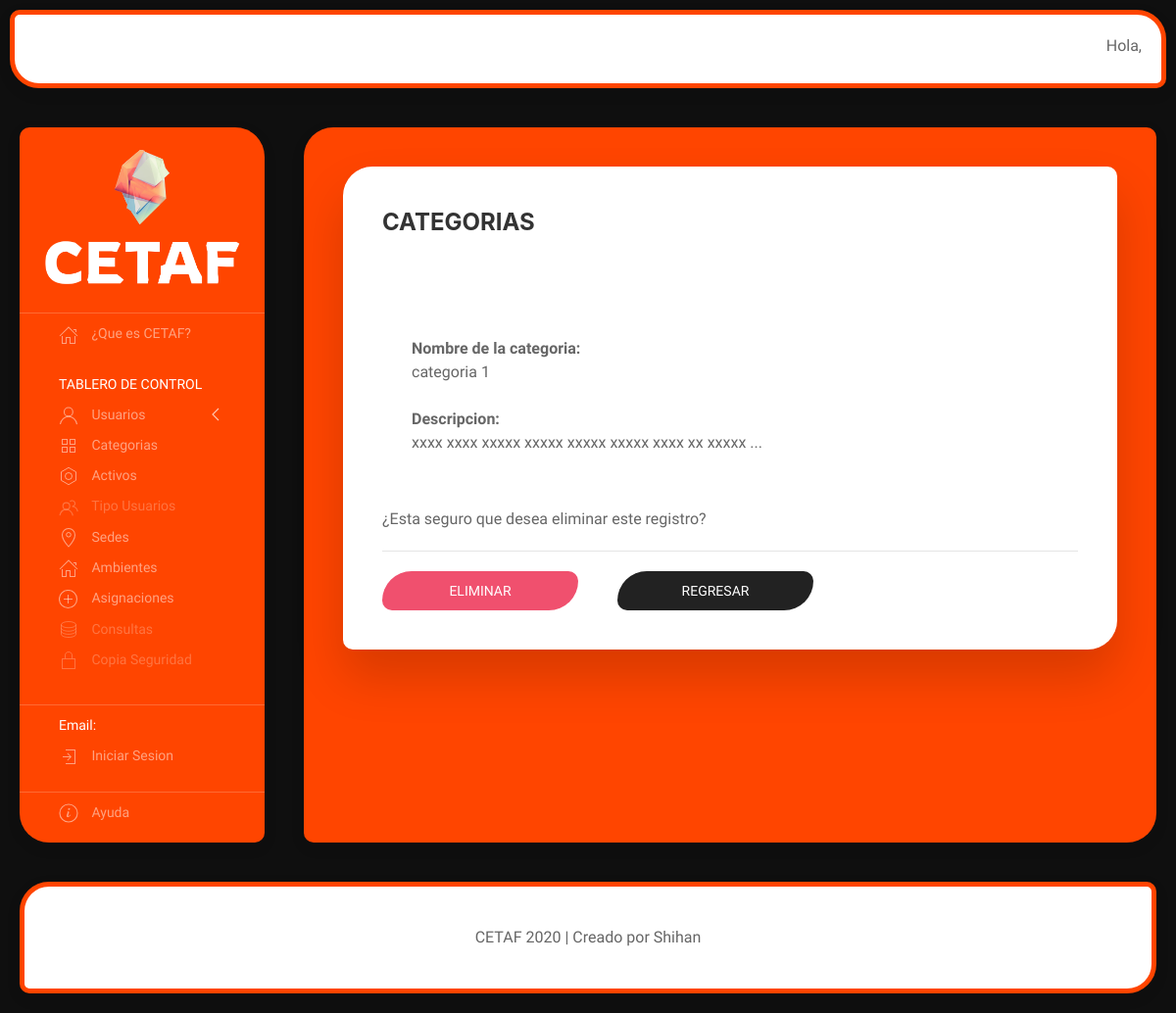
Page /categorias/1/borrar on the earlier database version.
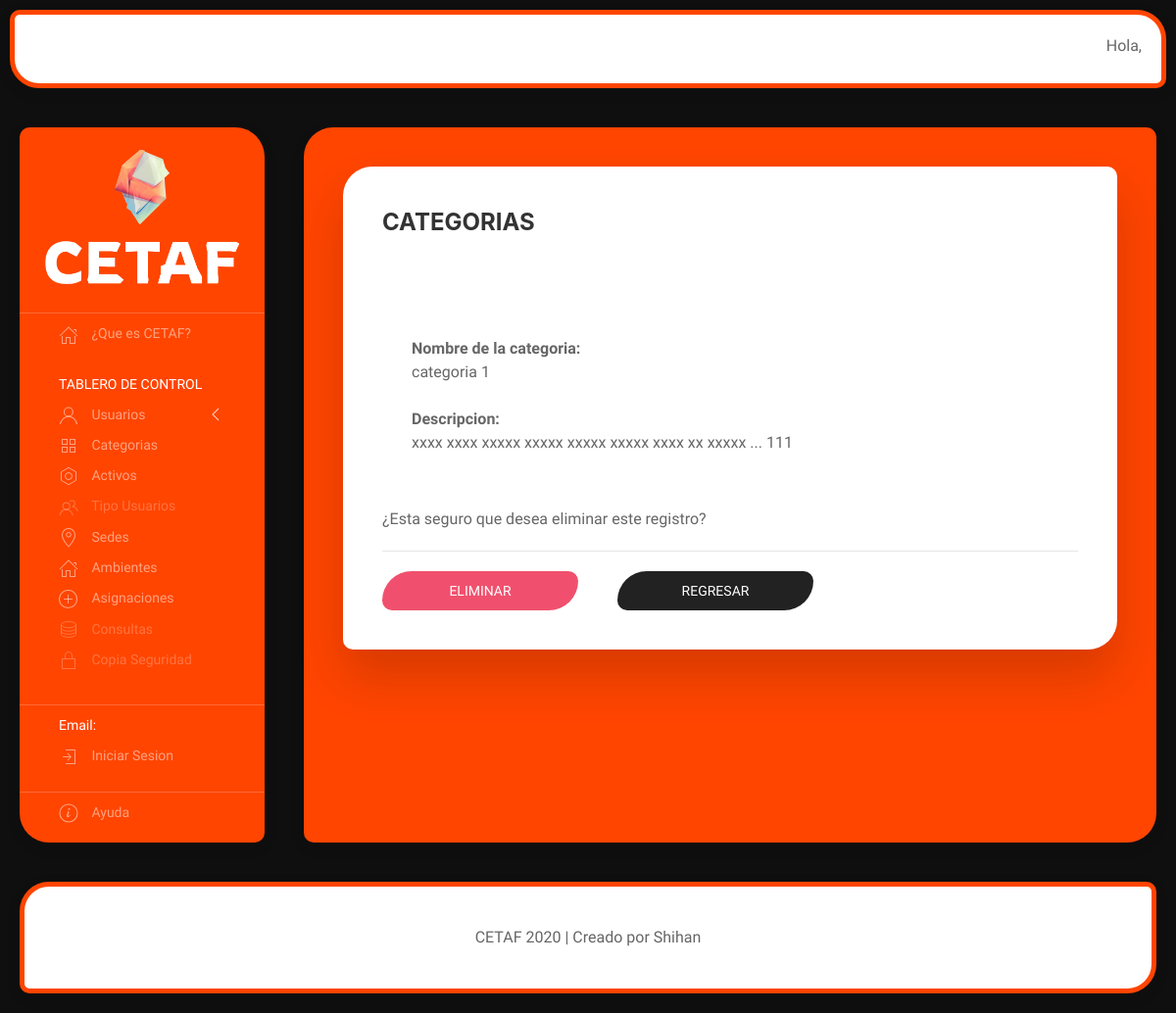
Same page on the later database version.
### cetaf/models.py (models this page shows, shortened)
class Categoria(models.Model):
    nombre = models.CharField(max_length=50)
    descripcion = models.TextField()

### cetaf/views.py (the view)
# urls.py: path('categorias/<int:_id>/borrar', views.borrar_categoria, name='borrar_categoria'),
def borrar_categoria(request, _id):
    try:
        data = get_object_or_404(Categoria, id = _id)
    except Exception:
        raise Http404('El registro no existe')
    if request.method == 'POST':
        data.delete()
        return redirect('/categorias')
    else:
        return render(request, 'categorias/borrar_categoria.html', {'categoria': data})

### cetaf/templates/categorias/borrar_categoria.html (shortened to what this page needs)
{% extends "categorias/index.html" %}
{% block contenido_categoria %}
<form class="uk-form-horizontal uk-margin-large" method="post">
    <div class="uk-modal-body">
        <dl>
            <dt>Nombre de la categoria:</dt>
            <dd>{{categoria.nombre}}</dd>
            <br>
            <dt>Descripcion:</dt>
            <dd>{{categoria.descripcion}}</dd>
            <br>
        </dl>
    </div>
    <span>¿Esta seguro que desea eliminar este registro?</span>
    <hr>
    <div uk-grid>
        <div>
            <button class="uk-button uk-button-danger" type="submit" style="border-radius: 30px 10px; width: 200px">Eliminar</button>
        </div>
        <div>
            <a class="uk-button uk-button-secondary" href="{% url 'lts_categoria' %}" style="border-radius: 30px 10px; width: 200px;">Regresar</a>
        </div>
    </div>
</form>
{% endblock contenido_categoria %}

Differences in the rows shown:
changed Categoria "categoria 1": descripcion "xxxx xxxx xxxxx xxxxx xxxxx xxxxx xxxx xx xxxxx ..." → "xxxx xxxx xxxxx xxxxx xxxxx xxxxx xxxx xx xxxxx ... 111"
